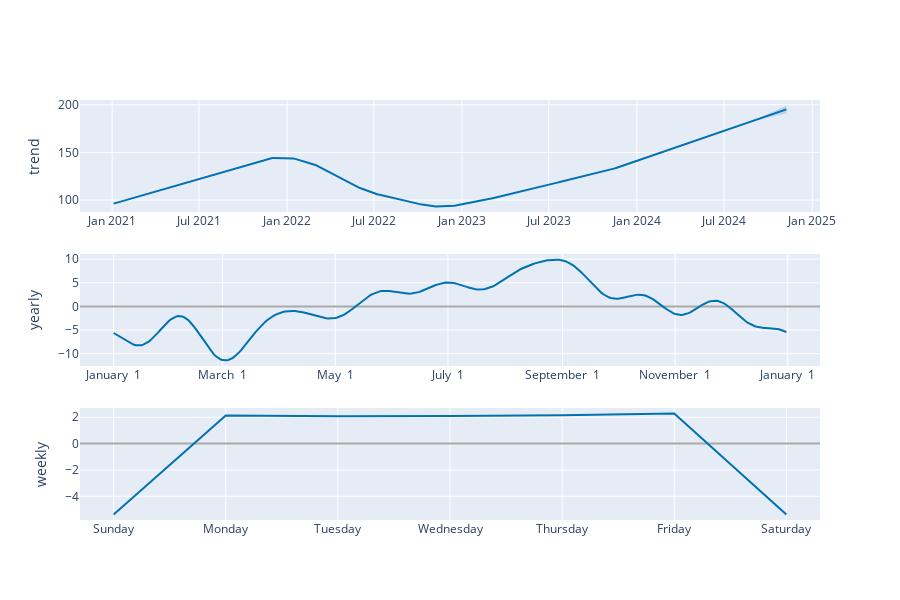

Notebook code for this chart:
### Code cell
plot_components_plotly(Pp_stock, future_y)

### Figure 1 — Plotly figure (JSON) as saved in the notebook; plotly's stock layout.template omitted (floating-point values rounded to 4 significant figures; data arrays with more than 128 entries replaced by an {"elided": "..."} marker saying what was removed)
{"data": [{"line": {"color": "#0072B2", "width": 2}, "mode": "lines", "name": "trend", "type": "scatter", "x": {"elided": "999 str values"}, "xaxis": "x", "y": {"elided": "999 float values"}, "yaxis": "y"}, {"line": {"color": "rgba(0, 114, 178, 0.2)", "width": 0}, "mode": "lines", "name": "trend_upper", "type": "scatter", "x": {"elided": "999 str values"}, "xaxis": "x", "y": {"elided": "999 float values"}, "yaxis": "y"}, {"fill": "tonexty", "fillcolor": "rgba(0, 114, 178, 0.2)", "line": {"color": "rgba(0, 114, 178, 0.2)", "width": 0}, "mode": "lines", "name": "trend_lower", "type": "scatter", "x": {"elided": "999 str values"}, "xaxis": "x", "y": {"elided": "999 float values"}, "yaxis": "y"}, {"line": {"color": "#0072B2", "width": 2}, "mode": "lines", "name": "yearly", "type": "scatter", "x": {"elided": "365 str values"}, "xaxis": "x2", "y": {"elided": "365 float values"}, "yaxis": "y2"}, {"line": {"color": "#0072B2", "width": 2}, "mode": "lines", "name": "weekly", "type": "scatter", "x": ["2017-01-01T00:00:00.000000000", "2017-01-02T00:00:00.000000000", "2017-01-03T00:00:00.000000000", "2017-01-04T00:00:00.000000000", "2017-01-05T00:00:00.000000000", "2017-01-06T00:00:00.000000000", "2017-01-07T00:00:00.000000000"], "xaxis": "x3", "y": [-5.372, 2.13, 2.084, 2.091, 2.16, 2.277, -5.372], "yaxis": "y3"}], "layout": {"height": 600, "showlegend": false, "width": 900, "xaxis": {"anchor": "y", "domain": [0, 1], "range": ["2020-10-25T19:12:00", "2025-01-17T04:48:00"], "type": "date"}, "xaxis2": {"anchor": "y2", "domain": [0, 1], "range": ["2016-12-13T18:54:02.958904115", "2018-01-18T11:04:57.863013581"], "tickformat": "%B %e", "type": "date"}, "xaxis3": {"anchor": "y3", "domain": [0, 1], "range": ["2016-12-31T16:48:00", "2017-01-07T07:12:00"], "tickformat": "%A", "type": "date"}, "yaxis": {"anchor": "x", "domain": [0.7333, 1], "rangemode": "normal", "title": {"text": "trend"}, "zerolinecolor": "#AAA"}, "yaxis2": {"anchor": "x2", "domain": [0.3667, 0.6333], "title": {"text": "yearly"}, "zerolinecolor": "#AAA"}, "yaxis3": {"anchor": "x3", "domain": [0, 0.2667], "title": {"text": "weekly"}, "zerolinecolor": "#AAA"}}}
